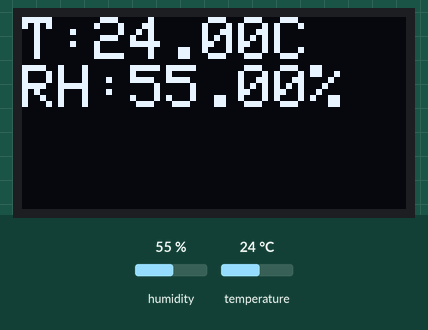
Bench run of a sketch on a simulated Arduino Mega 2560, built with avr-gcc and run on an emulated ATmega2560. On the bench: 128×64 one-colour display. Wiring (inferred from the names in the program): DHT11 sensor: data pin 23. Inputs (shaded band) come from the test bench; at power-on: humidity 55 %, temperature 24 °C. The display library's start-up logo is not drawn; what the sketch prints to the serial monitor is not drawn.

Above: at 5.9 s.
6.0 s: humidity set to 22 %
At 9.1 s:
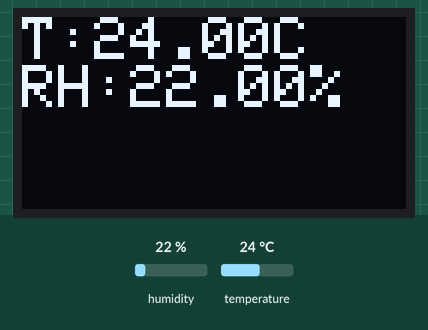
10.0 s: temperature set to 12 °C
At 11.5 s:
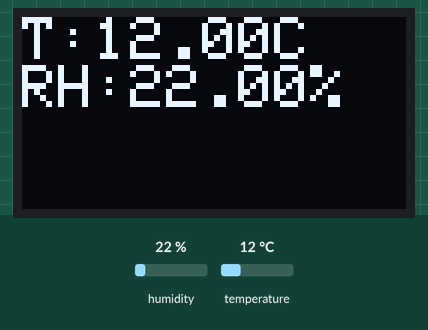
14.0 s: humidity set to 40 %
At 17.3 s:
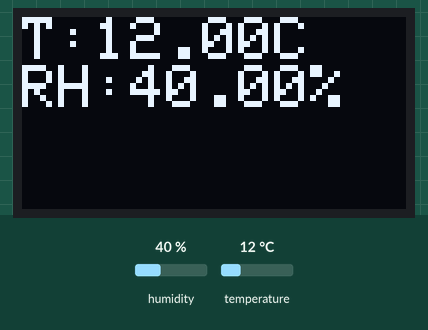
18.1 s: temperature set to 19 °C
At 20.8 s:
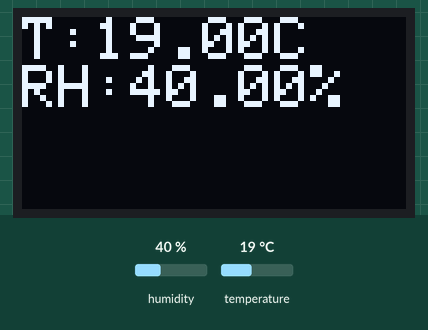
Timing chart, 0 to 22.3 s (numbered marks = the images above; inputs shaded):
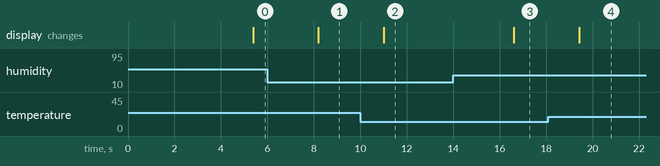

The sketch:

Arduino_DHT_OLED.ino
```cpp
// Example testing sketch for various DHT humidity/temperature sensors
// Written by ladyada, public domain

#include "DHT.h"
#include <SPI.h>
#include <Wire.h>
#include <Adafruit_GFX.h>
#include <Adafruit_SSD1306.h>
//OLED Dispaly
#define OLED_RESET 4
Adafruit_SSD1306 display(OLED_RESET);

#define NUMFLAKES 10
#define XPOS 0
#define YPOS 1
#define DELTAY 2
#define DHTPIN 23     // what digital pin we're connected to

// Uncomment whatever type you're using!
#define DHTTYPE DHT11   // DHT 11
//#define DHTTYPE DHT22   // DHT 22  (AM2302), AM2321
//#define DHTTYPE DHT21   // DHT 21 (AM2301)

// Connect pin 1 (on the left) of the sensor to +5V
// NOTE: If using a board with 3.3V logic like an Arduino Due connect pin 1
// to 3.3V instead of 5V!
// Connect pin 2 of the sensor to whatever your DHTPIN is
// Connect pin 4 (on the right) of the sensor to GROUND
// Connect a 10K resistor from pin 2 (data) to pin 1 (power) of the sensor

// Initialize DHT sensor.
// Note that older versions of this library took an optional third parameter to
// tweak the timings for faster processors.  This parameter is no longer needed
// as the current DHT reading algorithm adjusts itself to work on faster procs.
DHT dht(DHTPIN, DHTTYPE);

void setup() {
  Serial.begin(9600);
  Serial.println("DHTxx test!");
  dht.begin();
  // by default, we'll generate the high voltage from the 3.3v line internally! (neat!)
  display.begin(SSD1306_SWITCHCAPVCC, 0x3C);  // initialize with the I2C addr 0x3D (for the 128x64)
  // init done

  // Show image buffer on the display hardware.
  // Since the buffer is intialized with an Adafruit splashscreen
  // internally, this will display the splashscreen.
  display.display();
  delay ( 3000 );  // Delay 3 seconds
  display.clearDisplay();
  display.display();
}

void loop() {
  // Wait a few seconds between measurements.
  delay(2000);
  // Reading temperature or humidity takes about 250 milliseconds!
  // Sensor readings may also be up to 2 seconds 'old' (its a very slow sensor)
  float h = dht.readHumidity();
  // Read temperature as Celsius (the default)
  float t = dht.readTemperature();
  // Read temperature as Fahrenheit (isFahrenheit = true)
  float f = dht.readTemperature(true);

  // Check if any reads failed and exit early (to try again).
  if (isnan(h) || isnan(t) || isnan(f)) {
    Serial.println("Failed to read from DHT sensor!");
    return;
  }


  Serial.print("Humidity: ");
  Serial.print(h);
  Serial.print(" %\t");
  Serial.print("Temperature: ");
  Serial.print(t);
  Serial.print(" *C ");
  Serial.print(f);
  Serial.print(" *F\t");
  Serial.println();

  // OLED display
  display.clearDisplay();
  //display.display();
  display.setTextSize(2);
  display.setTextColor(WHITE);
  display.setCursor(0,0);
  display.print("T:");
  display.print(t);
  display.println("C");
 // display.setCursor ( 0, 1 );
  display.print("RH:");
  display.print(h);
  display.println("%");
  display.display();
  delay(500);

}
```

Measured:
- after the input at 6.0 s, the display: changes after 2.2 s (image 1)
- after the input at 10.0 s, the display: changes after 1.0 s (image 2)
- after the input at 14.0 s, the display: changes after 2.6 s (image 3)
- after the input at 18.1 s, the display: changes after 1.3 s (image 4)
